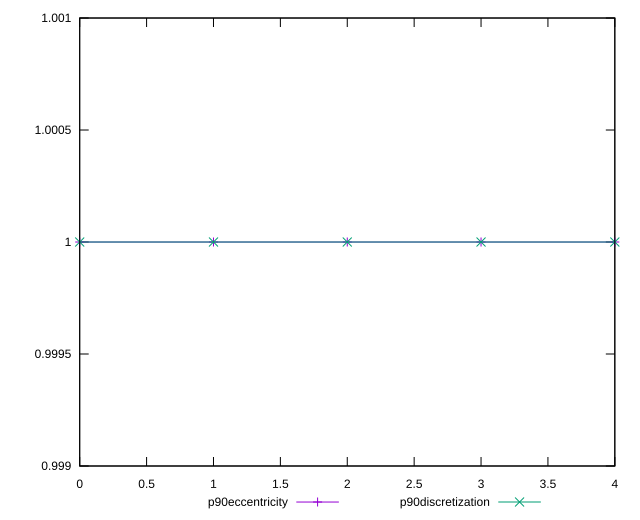

gnuplot code for this plot:
reset

$p90Eccentricity <<EOF
0 0.9999999999999999
1 1.0000000000000002
2 1.0000000000000007
3 0.9999999999999997
4 1.0000000000000004
EOF

$p90Discretization <<EOF
0 1
1 1
2 1
3 1
4 1
EOF

set key outside below
set xrange [0:4]
set yrange [0.9989999999999997:1.0010000000000006]
set trange [0.9989999999999997:1.0010000000000006]
set terminal svg size 640, 520 enhanced background rgb 'white'
set output "report_00021_2021-02-20T09:16:39.615Z/first-cpu-idle/progression/eccentricity.svg"

plot $p90Eccentricity title "p90eccentricity" with linespoints, \
     $p90Discretization title "p90discretization" with linespoints

reset
